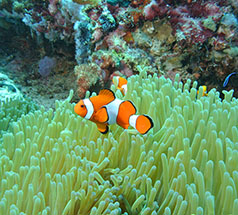
#> input picture dip_pics/clown_fish.jpg, 238 x 215 px
$ jupyter execute --allow-errors slic_demo.ipynb   (shell and % lines are left out)
#> lines starting #> are read from the running program, lines starting #| are printed output that depends on the picture; after the words box and inside, x2 and y2 are one past the last pixel; in counts of white or black regions, pixels touching at a corner belong together
# SLIC Superpixels
stough, 202-

DIP 10.5

This shows [Simple Linear Iterative Clustering](https://www.pyimagesearch.com/2014/07/28/a-slic-superpixel-tutorial-using-python/) at work to show superpixel segmentation of images. We'll split this up to look at the algorithm in detail. [`skimage`](https://scikit-image.org/docs/dev/api/skimage.segmentation.html) includes numerous segmentation methods, but we're interested here in understanding the details.

[cell 1]
import matplotlib.pyplot as plt
import numpy as np
from scipy.spatial.distance import cdist
import scipy.stats as stats
import scipy.ndimage as ndimage

import skimage.filters as filters
import skimage.color as color

import sys
sys.path.insert(0, '../dip_utils')

from matrix_utils import (arr_info,
                          make_linmap)
from vis_utils import (vis_rgb_cube,
                       vis_hists,
                       vis_pair,
                       vis_surface)

IMAGE = 'clown_fish.jpg'
# IMAGE = 'bellagio.jpg'

SUPERPIXELS = 300
MAXITER = 6 #20
T = 10 # convergence threshold.

## Pre-defined functions

[cell 2]
#clean-up function for the label image.
def myfunc(x):
    return stats.mode(x, axis=None)[0]

def reinitM():
    global M, I, s, ishape

    # Should pick the lowest gradient pixel among neighbors of each cluster
    # to reinitialize it. So, get gradient image.
    gradI = filters.sobel(color.rgb2gray(I))

    # Now, loop over each cluster and see if we should move it slightly.
    for mi in range(len(M)):
        i, j = [int(q) for q in np.round(M[mi, 3:])]
        curbest = gradI[i,j] # minimum gradient so far.
        bi, bj = i, j # best i and j so far.

        # look over all our immediate neighbors for lowest gradient.
        for x in range(i-1, i+2):
            if x < 0 or x > I.shape[0]:
                continue
            for y in range(j-1, j+2):
                if y < 0 or y > I.shape[1]:
                    continue

                if gradI[x,y] < curbest:
                    curbest = gradI[x,y]
                    bi, bj = x, y

        M[mi, :] = np.concatenate((I[bi, bj], [bi, bj]), axis=0)

def convergedYet():
    global M, Mprev, iteration
    normdiff = np.sqrt(np.sum((M-Mprev)**2))
    print('iteration %d normdiff %f.' % (iteration, normdiff))
    return normdiff < T

# Now like in the paper, the borders between superpixels in white
def onEdge(x):
    return ((x[1] != x[4]) or (x[3]!=x[4]) or (x[5]!=x[4]) or (x[7]!=x[4]))

## Load the image

[cell 3]
I = plt.imread('../dip_pics/' + IMAGE).astype('float')
ishape = I.shape
#> ishape = (215, 238, 3)

# s = the sampling interval.
s = int(np.round(np.sqrt((ishape[0]*ishape[1])//SUPERPIXELS)))
#> s = 13

# cs = the color distance scaler square, see Eq. 10-91
# cs = 3*255**2 #Just the maximum color discrepancy: weights regular regions highly.
cs = 100**2 # Trying for image boundaries instead of spatial regularity.

[cell 4]
vis_hists(I/255)
#> (this line was passed over: vis_utils is not available in this run)

[cell 5]
s
#> Out = 13

[cell 6]
256/13

[cell 7]
# Make M, the initial cluster centers. This should be SUPERPIXELS x 5, for
# the spatial coords of the cluster centers and the average color of them.
M = np.concatenate([np.expand_dims(IC, axis=1) for IC in
                    [I[s::s, s::s, 0].ravel(),
                     I[s::s, s::s, 1].ravel(),
                     I[s::s, s::s, 2].ravel(),
                     ]], axis=1)
#> M = 288 rows, first 8: [52, 114, 139], [28, 90, 141], [23, 57, 59], [73, 76, 57], [102, 134, 133], [81, 147, 169], [106, 80, 89], [209, 255, 254]
xm = np.meshgrid(np.arange(s, ishape[0], s), np.arange(s, ishape[1], s), indexing='ij')
M = np.append(M, np.concatenate([np.expand_dims(xi, axis=1) for xi in
                                 [x.ravel() for x in xm]], axis=1),
              axis=1)
#> M = 288 rows, first 6: [52, 114, 139, 13, 13], [28, 90, 141, 13, 26], [23, 57, 59, 13, 39], [73, 76, 57, 13, 52], [102, 134, 133, 13, 65], [81, 147, 169, 13, 78]

[cell 8]
M.shape
#> Out = (288, 5)

[cell 9]
M[:3, :]
#> Out = [[52, 114, 139, 13, 13], [28, 90, 141, 13, 26], [23, 57, 59, 13, 39]]

[cell 10]
xm[0], xm[1]

[cell 11]
len(xm), xm[1].shape
#> Out = (2, (16, 18))

[cell 12]
# Here we should reinitialize these M to the lowest-gradient point in the 3x3,
# but we won't yet.
reinitM()
#> in reinitM, `gradI = filters.sobel(color.rgb2gray(I))`:
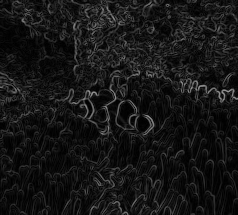
#> gradI: shape (215, 238) float64; min 0.00208, max 152.1, mean 22.1
#> the loop in reinitM, `for mi in range(len(M)):` made 288 passes
#> (i, j) on passes 1 to 3: (13, 13), (13, 26), (13, 39)
#> after the loop in reinitM, `for mi in range(len(M)):`: M = 288 rows, first 6: [56, 121, 139, 14, 14], [47, 95, 107, 12, 25], [86, 127, 123, 14, 40], [73, 64, 65, 14, 53], [101, 149, 151, 14, 64], [99, 147, 157, 14, 77]

# Maintain a copy of the previous M, so that we can tell if it is converging.
Mprev = M.copy()
#> Mprev has the same summary as M in reinitM


# Initial distance measure D for every pixel, and label
# D = np.finfo.max*np.ones((ishape[0], ishape[1]))
D = 1.0e20*np.ones((ishape[0], ishape[1]))
L = -1*np.ones((ishape[0], ishape[1]))


# Eq. 10-91 shows that the distance we want is a combination of the
# spatial and color distance. The spatial distance doesn't change though,
# in that i+x, j+y is always a fixed distance from i,j. We should precompute
# all of those distances...but not now.


# The spatial distance is constant over all windows [-s, s] for every
# cluster, so we'll just precompute. We'll also get the coordinate of the
# whole window in xr, yr, for use later as well.
xr, yr = np.meshgrid(np.arange(-s, s + 1), np.arange(-s, s + 1), indexing='ij')
scoords = np.concatenate([np.expand_dims(x, axis=1) for x in [xr.ravel(), yr.ravel()]], axis=1)
sDist = np.sqrt(np.sum(scoords**2, axis = 1))
spaceDist = np.reshape(sDist, (2*s+1, 2*s+1)) # distance from origin of the window, as matrix.

[cell 13]
arr_info(spaceDist)
#> (this line was passed over: matrix_utils is not available in this run)
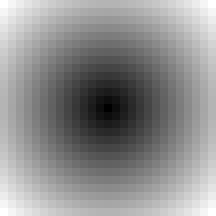
#> spaceDist: shape (27, 27) float64 (shown 8 times larger); min 0, max 18.38, mean 10.32; drawn with min black and max white
#> the loop `for mi, mx in enumerate(M):` made 288 passes
#> pass 1, `yrange = yr+j`:
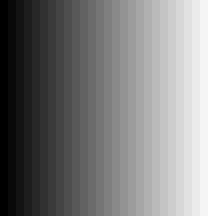
#> yrange: shape (27, 27) int64 (shown 8 times larger); min 1, max 27, mean 14; drawn with min black and max white
#> pass 2, `xrange = xr+i`:
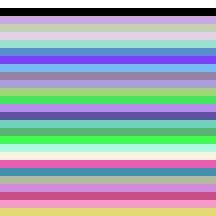
#> xrange: shape (27, 27) int64 (shown 8 times larger); 27 distinct labels, from -1 to 25; one colour per label, 0 black, -1 white
#> after the loop `for mi, mx in enumerate(M):`:
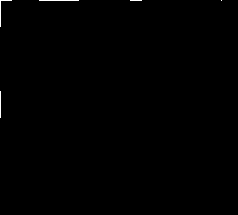
#> D: shape (215, 238) float64; min 0, max 1e+20, mean 2.31e+17; drawn with min black and max white
#> after the loop `for mi, mx in enumerate(M):`:
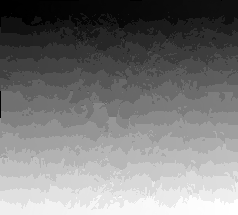
#> L: shape (215, 238) float64; min -1, max 287, mean 138.5; drawn with min black and max white
#> after the loop `for mi, mx in enumerate(M):`:
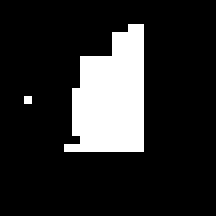
#> whichToSwitch: shape (27, 27) bool (shown 8 times larger); 16.3% white; 2 white regions (1 under 20 px), largest, box (x1, y1, x2, y2) and area: (8, 3, 18, 19) 118
#> after the loop `for mi in range(len(M)):`: M = 288 rows, first 6: [54.08, 104.7, 106, 9.29, 10.81], [47.08, 85.1, 85.71, 8.74, 26.91], [79.45, 119.9, 133.3, 14.36, 39.29], [56.25, 63.46, 65.7, 11.12, 50.82], [99.11, 144.5, 148.9, 9.46, 63.2], [95.43, 158.9, 163.5, 12.4, 78.5]
#> `ndimage.generic_filter(L, function=myfunc, size=5, output=L, mode='ref..`: L: shape (215, 238) float64; 16.02% of pixels changed, all inside (x1, y1, x2, y2) = (0, 0, 238, 215)
#> `IR = M[L.astype(int), :3]`:
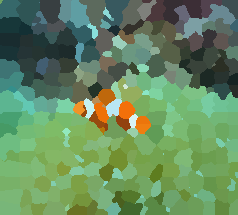
#> IR: shape (215, 238, 3) float64; mean of channels 0, 1, 2 101.6, 138.7, 96.6; drawn as R, G, B
#> `theBorders = ndimage.generic_filter(L, function=onEdge, size=3, mode='..`:
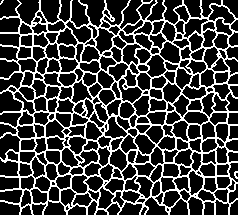
#> theBorders: shape (215, 238) bool; 24.4% white in thin lines or dots
#> `IRwB[theBorders, :] = 255`:
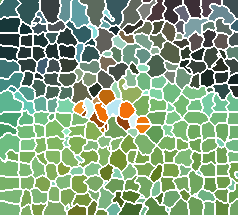
#> IRwB: shape (215, 238, 3) float64; mean of channels 0, 1, 2 138.5, 166.6, 134.8; drawn as R, G, B

[cell 14]
plt.figure()
plt.imshow(spaceDist)

[cell 15]
# xs are the x and y coords of every pixel. used for average computing later.
xs = np.meshgrid(np.arange(ishape[0]), np.arange(ishape[1]), indexing='ij')


iteration = 0

#> (the rest of this cell did not finish here and is left out)

#> in convergedYet, `normdiff = np.sqrt(np.sum((M-Mprev)**2))`: normdiff = 537.9
#| iteration 1 normdiff 537.882694.
#> `Mprev = M.copy() # If we didn't break, then readjust Mprev`: Mprev has the same summary as M
        break
    Mprev = M.copy() # If we didn't break, then readjust Mprev
